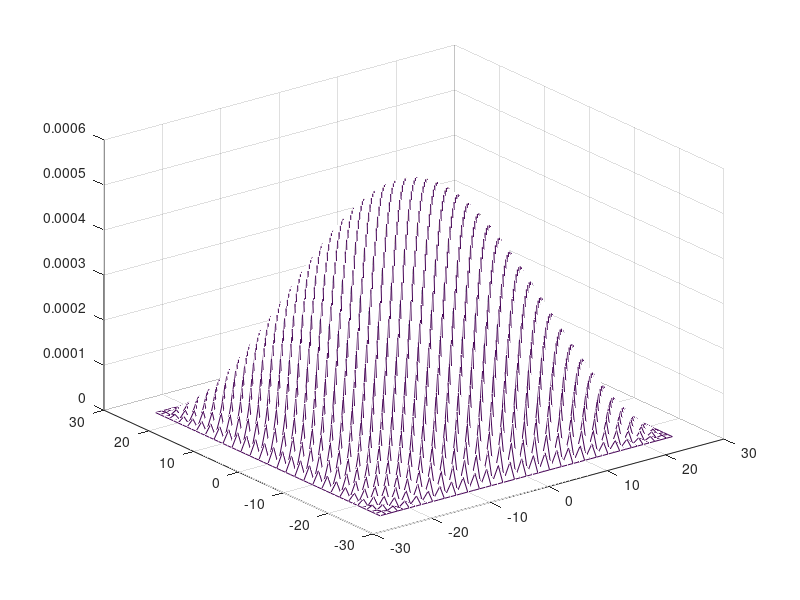

Here is the MATLAB script that generated this plot:
function hw6()
    dh = .5;
    D = 6.5;
    C0 = 2;         % Concentration at origin (constant)
    Cb = 0;         % Concentration at boundaries (constant)
    T = 12;        % Simulation length in hours
    dt = dh*dh*.25/D;   % Set so we get alpha = .25
    
    % Initial and boundary conditions
    C = zeros(51,51,1); % (x,y,t). Origin is (25,25)
    x0 = 25; y0 = 25;   % Origin
    C(x0,y0,1) = C0;
    
    % Simulation loop
    for (ti=1:T/dt)
        % Vectorize indices for speed.
        % Boundaries don't change
        i = 2:50; i1 = 3:51; i_1 = 1:49;
        j = 2:50; j1 = 3:51; j_1 = 1:49;
        dC = C(i1,j,ti)+C(i_1,j,ti)+C(i,j1,ti)+C(i,j_1,ti)-4*C(i,j,ti);
        C(i,j,ti+1)=C(i,j,ti)+(D*dt/dh^2)*dC;
        
        % Enforce boundary conditions
        C(x0,y0,ti)=C0;
        % Boundaries defaulted to 0 in next time step
    end
    
    x = -25:25; y = -25:25;
    mesh(x,y,C(:,:,end));
end
